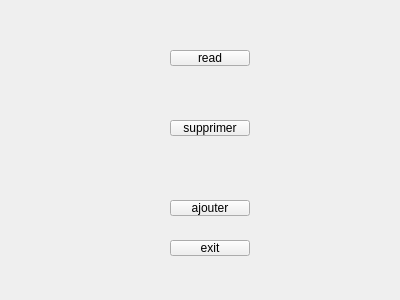
<?xml version="1.0" encoding="UTF-8"?>
<ui version="4.0">
 <class>userhome</class>
 <widget class="QWidget" name="userhome">
  <property name="geometry">
   <rect>
    <x>0</x>
    <y>0</y>
    <width>400</width>
    <height>300</height>
   </rect>
  </property>
  <property name="windowTitle">
   <string>Form</string>
  </property>
  <widget class="QPushButton" name="read">
   <property name="geometry">
    <rect>
     <x>170</x>
     <y>50</y>
     <width>80</width>
     <height>16</height>
    </rect>
   </property>
   <property name="text">
    <string>read</string>
   </property>
  </widget>
  <widget class="QPushButton" name="supprimer">
   <property name="geometry">
    <rect>
     <x>170</x>
     <y>120</y>
     <width>80</width>
     <height>16</height>
    </rect>
   </property>
   <property name="text">
    <string>supprimer</string>
   </property>
  </widget>
  <widget class="QPushButton" name="ajouter">
   <property name="geometry">
    <rect>
     <x>170</x>
     <y>200</y>
     <width>80</width>
     <height>16</height>
    </rect>
   </property>
   <property name="text">
    <string>ajouter</string>
   </property>
  </widget>
  <widget class="QPushButton" name="exit">
   <property name="geometry">
    <rect>
     <x>170</x>
     <y>240</y>
     <width>80</width>
     <height>16</height>
    </rect>
   </property>
   <property name="text">
    <string>exit</string>
   </property>
  </widget>
 </widget>
 <resources/>
 <connections/>
</ui>
